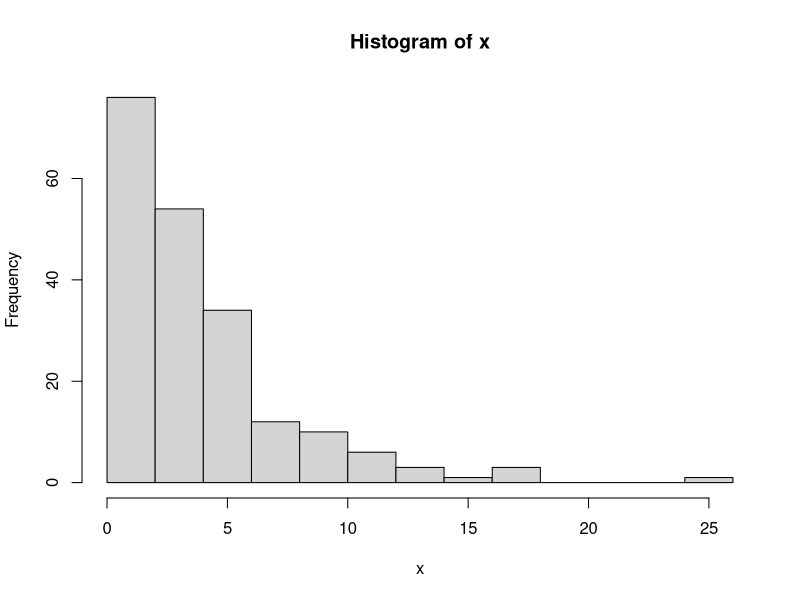
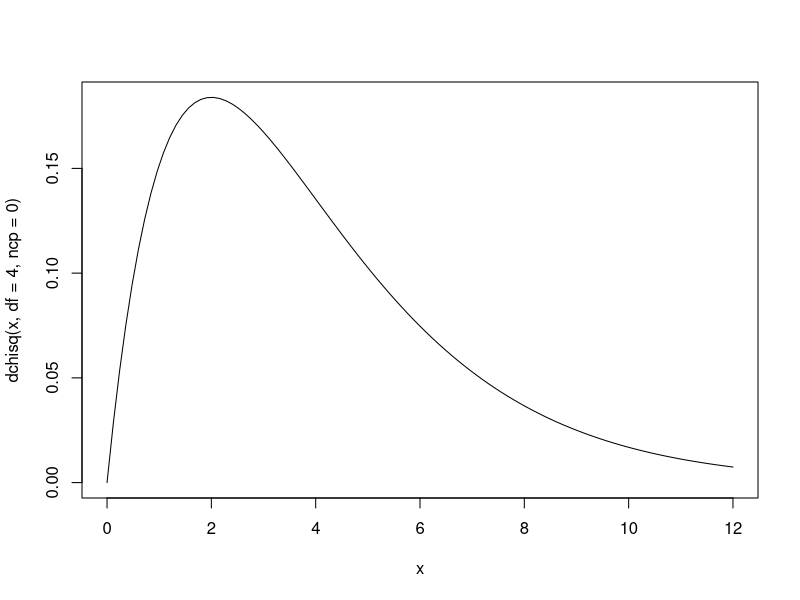
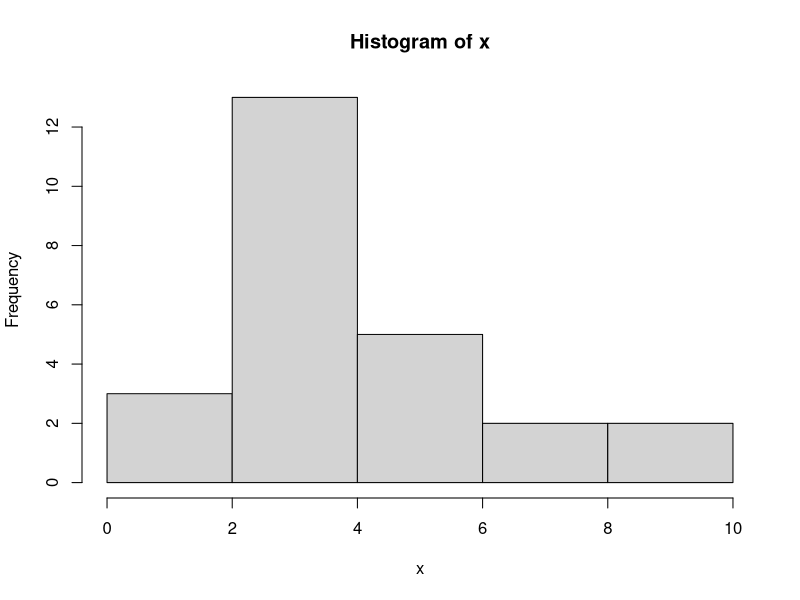
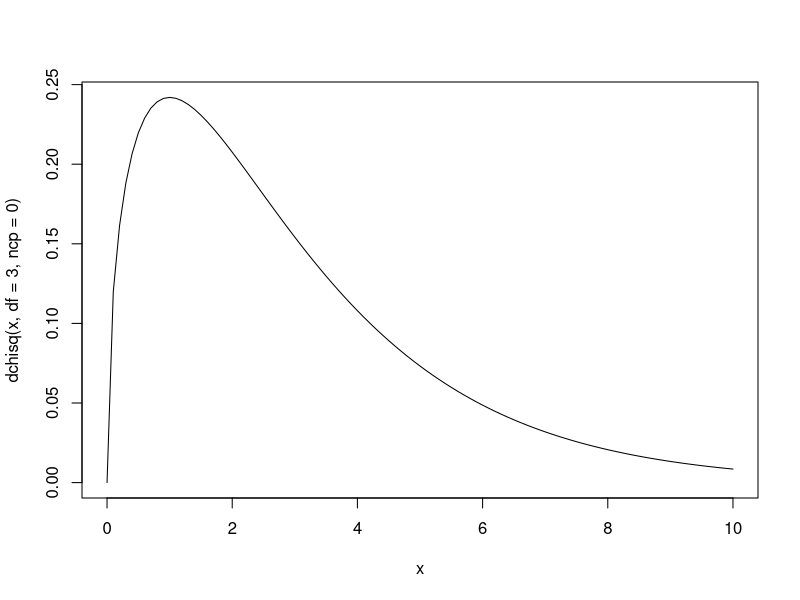

Source code (R) for these figures, in order:
# Generar datos Log-normal(1, 0.3)

n <- 200
set.seed(2246785)
x <- rlnorm(n, meanlog = 1, sdlog = 0.9)
hist(x)

# H0: P es un modelo Normal cualquiera. theta=(mu,sigma^2)
# H1: P no es un modelo Normal cualquiera.

# Partición de la recta
min(x); max(x)
breaks <- c(-Inf, 2, 4, 6, 8, 10, 12, Inf)
x_cut <- cut(x, breaks)
# Calculo de las frecuencias
freq <- table(x_cut)
print(freq)
obs_freq <- c(76, 54, 34, 12, 10, 6, 8)

mu <- mean(x)
sigma <- sd(x)

# Calculo del vector H0:p=p0
cum_probs <- pnorm(breaks, mu, sigma)
propH0<- diff(cum_probs)
print(propH0)
sum(propH0)

# vec <- ((obs_freq - n*propH0)^2)/n*propH0
#t0 <- sum(vec)

vec <- (propH0^obs_freq)/((obs_freq/n)^obs_freq) 
vecc = -2*log(vec)
t0= sum(vecc)
t0

# k = 7
# s = 2
# df = k - s -1= 7-2-1= 7-3 = 4
df = 4

curve(dchisq(x,df=4, ncp = 0 ), from=0, to=12)

qchisq(0.05, df=4, ncp = 0,  lower.tail = FALSE)

# c= 9.48
# t0= 32.6

# Cuando n es pequeno, este test no rechaza H0. Cuando n crece, tiende a rechazar

# Modelo verdadero Binomial Negativo: 
n <- 25

x <-  rnbinom(n, mu = 4, size = 100)
hist(x)

# H0: P = P0~Geometrica(theta), 0<theta<1

# Partición de la recta
min(x); max(x)
breaks <- c(-Inf, 2, 4, 5.5, 7.5, Inf)
x_cut <- cut(x, breaks)
# Calculo de las frecuencias
freq <- table(x_cut)
print(freq)
obs_freq <- c(48, 78, 36, 25, 13)

theta = 1/mean(x)
# hist(rgeom(25, theta))
# Calculo del vector H0:p=p0
cum_probs <- pgeom(breaks, theta)
propH0<- diff(cum_probs)
print(propH0)
sum(propH0)

vec <- (propH0^obs_freq)/((obs_freq/n)^obs_freq) 
vecc = -2*log(vec)
t0= sum(vecc)
t0

# k = 5
# s = 1
# df = k - s -1= 5-1-1= 5-2 = 3
df = 3

curve(dchisq(x,df=3, ncp = 0 ), from=0, to=10)

qchisq(0.05, df=3, ncp = 0,  lower.tail = FALSE)

# C= 7.814
# t0
